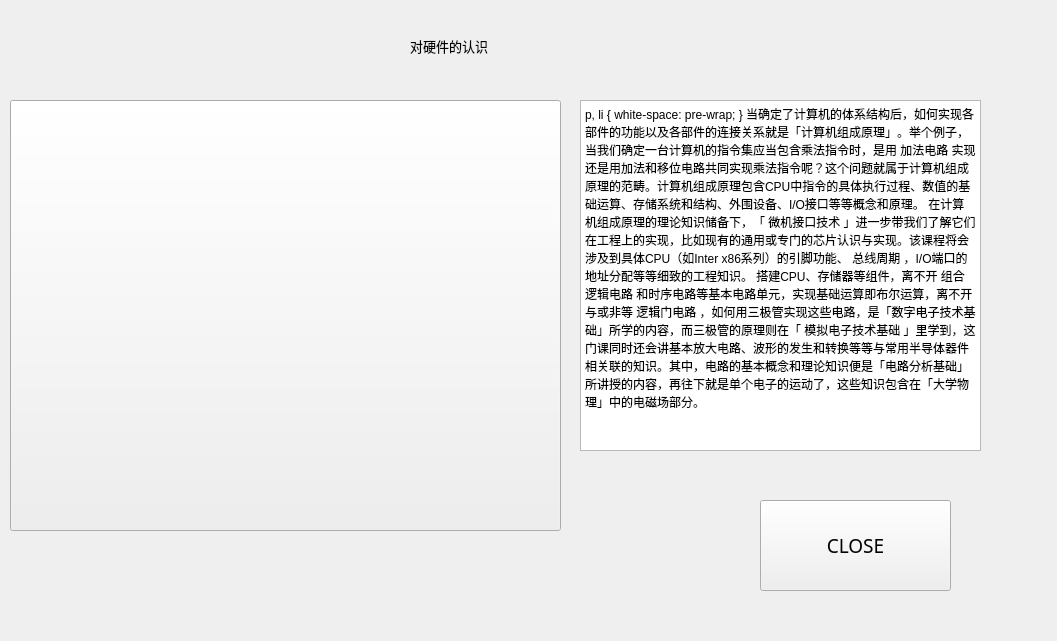
<?xml version="1.0" encoding="UTF-8"?>
<ui version="4.0">
 <class>K3</class>
 <widget class="QWidget" name="K3">
  <property name="geometry">
   <rect>
    <x>0</x>
    <y>0</y>
    <width>1057</width>
    <height>641</height>
   </rect>
  </property>
  <property name="minimumSize">
   <size>
    <width>1057</width>
    <height>641</height>
   </size>
  </property>
  <property name="maximumSize">
   <size>
    <width>1057</width>
    <height>641</height>
   </size>
  </property>
  <property name="windowTitle">
   <string>Form</string>
  </property>
  <widget class="QLabel" name="label">
   <property name="geometry">
    <rect>
     <x>410</x>
     <y>10</y>
     <width>161</width>
     <height>71</height>
    </rect>
   </property>
   <property name="font">
    <font>
     <family>黑体</family>
     <pointsize>10</pointsize>
    </font>
   </property>
   <property name="text">
    <string>对硬件的认识</string>
   </property>
  </widget>
  <widget class="QTextEdit" name="textEdit">
   <property name="geometry">
    <rect>
     <x>580</x>
     <y>100</y>
     <width>401</width>
     <height>351</height>
    </rect>
   </property>
   <property name="html">
    <string>&lt;!DOCTYPE HTML PUBLIC &quot;-//W3C//DTD HTML 4.0//EN&quot; &quot;http://www.w3.org/TR/REC-html40/strict.dtd&quot;&gt;
&lt;html&gt;&lt;head&gt;&lt;meta name=&quot;qrichtext&quot; content=&quot;1&quot; /&gt;&lt;style type=&quot;text/css&quot;&gt;
p, li { white-space: pre-wrap; }
&lt;/style&gt;&lt;/head&gt;&lt;body style=&quot; font-family:'SimSun'; font-size:7.2pt; font-weight:400; font-style:normal;&quot;&gt;
&lt;p style=&quot; margin-top:0px; margin-bottom:0px; margin-left:0px; margin-right:0px; -qt-block-indent:0; text-indent:0px;&quot;&gt;&lt;span style=&quot; font-size:10pt; font-weight:600;&quot;&gt;当确定了计算机的体系结构后，如何实现各部件的功能以及各部件的连接关系就是「计算机组成原理」。举个例子，当我们确定一台计算机的指令集应当包含乘法指令时，是用&lt;/span&gt;&lt;a href=&quot;https://www.zhihu.com/search?q=%E5%8A%A0%E6%B3%95%E7%94%B5%E8%B7%AF&amp;amp;search_source=Entity&amp;amp;hybrid_search_source=Entity&amp;amp;hybrid_search_extra=%7B%22sourceType%22%3A%22answer%22%2C%22sourceId%22%3A690957563%7D&quot;&gt;&lt;span style=&quot; font-size:10pt; font-weight:600; text-decoration: underline; color:#0000ff;&quot;&gt;加法电路&lt;/span&gt;&lt;/a&gt;&lt;span style=&quot; font-size:10pt; font-weight:600;&quot;&gt;实现还是用加法和移位电路共同实现乘法指令呢？这个问题就属于计算机组成原理的范畴。计算机组成原理包含CPU中指令的具体执行过程、数值的基础运算、存储系统和结构、外围设备、I/O接口等等概念和原理。&lt;/span&gt;&lt;/p&gt;
&lt;p style=&quot; margin-top:12px; margin-bottom:12px; margin-left:0px; margin-right:0px; -qt-block-indent:0; text-indent:0px;&quot;&gt;&lt;span style=&quot; font-size:10pt; font-weight:600;&quot;&gt;在计算机组成原理的理论知识储备下，「&lt;/span&gt;&lt;a href=&quot;https://www.zhihu.com/search?q=%E5%BE%AE%E6%9C%BA%E6%8E%A5%E5%8F%A3%E6%8A%80%E6%9C%AF&amp;amp;search_source=Entity&amp;amp;hybrid_search_source=Entity&amp;amp;hybrid_search_extra=%7B%22sourceType%22%3A%22answer%22%2C%22sourceId%22%3A690957563%7D&quot;&gt;&lt;span style=&quot; font-size:10pt; font-weight:600; text-decoration: underline; color:#0000ff;&quot;&gt;微机接口技术&lt;/span&gt;&lt;/a&gt;&lt;span style=&quot; font-size:10pt; font-weight:600;&quot;&gt;」进一步带我们了解它们在工程上的实现，比如现有的通用或专门的芯片认识与实现。该课程将会涉及到具体CPU（如Inter x86系列）的引脚功能、&lt;/span&gt;&lt;a href=&quot;https://www.zhihu.com/search?q=%E6%80%BB%E7%BA%BF%E5%91%A8%E6%9C%9F&amp;amp;search_source=Entity&amp;amp;hybrid_search_source=Entity&amp;amp;hybrid_search_extra=%7B%22sourceType%22%3A%22answer%22%2C%22sourceId%22%3A690957563%7D&quot;&gt;&lt;span style=&quot; font-size:10pt; font-weight:600; text-decoration: underline; color:#0000ff;&quot;&gt;总线周期&lt;/span&gt;&lt;/a&gt;&lt;span style=&quot; font-size:10pt; font-weight:600;&quot;&gt;，I/O端口的地址分配等等细致的工程知识。&lt;/span&gt;&lt;/p&gt;
&lt;p style=&quot; margin-top:12px; margin-bottom:12px; margin-left:0px; margin-right:0px; -qt-block-indent:0; text-indent:0px;&quot;&gt;&lt;span style=&quot; font-size:10pt; font-weight:600;&quot;&gt;搭建CPU、存储器等组件，离不开&lt;/span&gt;&lt;a href=&quot;https://www.zhihu.com/search?q=%E7%BB%84%E5%90%88%E9%80%BB%E8%BE%91%E7%94%B5%E8%B7%AF&amp;amp;search_source=Entity&amp;amp;hybrid_search_source=Entity&amp;amp;hybrid_search_extra=%7B%22sourceType%22%3A%22answer%22%2C%22sourceId%22%3A690957563%7D&quot;&gt;&lt;span style=&quot; font-size:10pt; font-weight:600; text-decoration: underline; color:#0000ff;&quot;&gt;组合逻辑电路&lt;/span&gt;&lt;/a&gt;&lt;span style=&quot; font-size:10pt; font-weight:600;&quot;&gt;和时序电路等基本电路单元，实现基础运算即布尔运算，离不开与或非等&lt;/span&gt;&lt;a href=&quot;https://www.zhihu.com/search?q=%E9%80%BB%E8%BE%91%E9%97%A8%E7%94%B5%E8%B7%AF&amp;amp;search_source=Entity&amp;amp;hybrid_search_source=Entity&amp;amp;hybrid_search_extra=%7B%22sourceType%22%3A%22answer%22%2C%22sourceId%22%3A690957563%7D&quot;&gt;&lt;span style=&quot; font-size:10pt; font-weight:600; text-decoration: underline; color:#0000ff;&quot;&gt;逻辑门电路&lt;/span&gt;&lt;/a&gt;&lt;span style=&quot; font-size:10pt; font-weight:600;&quot;&gt;，如何用三极管实现这些电路，是「数字电子技术基础」所学的内容，而三极管的原理则在「&lt;/span&gt;&lt;a href=&quot;https://www.zhihu.com/search?q=%E6%A8%A1%E6%8B%9F%E7%94%B5%E5%AD%90%E6%8A%80%E6%9C%AF%E5%9F%BA%E7%A1%80&amp;amp;search_source=Entity&amp;amp;hybrid_search_source=Entity&amp;amp;hybrid_search_extra=%7B%22sourceType%22%3A%22answer%22%2C%22sourceId%22%3A690957563%7D&quot;&gt;&lt;span style=&quot; font-size:10pt; font-weight:600; text-decoration: underline; color:#0000ff;&quot;&gt;模拟电子技术基础&lt;/span&gt;&lt;/a&gt;&lt;span style=&quot; font-size:10pt; font-weight:600;&quot;&gt;」里学到，这门课同时还会讲基本放大电路、波形的发生和转换等等与常用半导体器件相关联的知识。其中，电路的基本概念和理论知识便是「电路分析基础」所讲授的内容，再往下就是单个电子的运动了，这些知识包含在「大学物理」中的电磁场部分。&lt;/span&gt;&lt;/p&gt;&lt;/body&gt;&lt;/html&gt;</string>
   </property>
  </widget>
  <widget class="QPushButton" name="pushButton">
   <property name="geometry">
    <rect>
     <x>10</x>
     <y>100</y>
     <width>551</width>
     <height>431</height>
    </rect>
   </property>
   <property name="styleSheet">
    <string notr="true">border-image: url(:/Image/39.webp);</string>
   </property>
   <property name="text">
    <string/>
   </property>
  </widget>
  <widget class="QPushButton" name="c1">
   <property name="geometry">
    <rect>
     <x>760</x>
     <y>500</y>
     <width>191</width>
     <height>91</height>
    </rect>
   </property>
   <property name="font">
    <font>
     <family>楷体</family>
     <pointsize>14</pointsize>
    </font>
   </property>
   <property name="text">
    <string>CLOSE</string>
   </property>
  </widget>
 </widget>
 <resources/>
 <connections/>
</ui>
